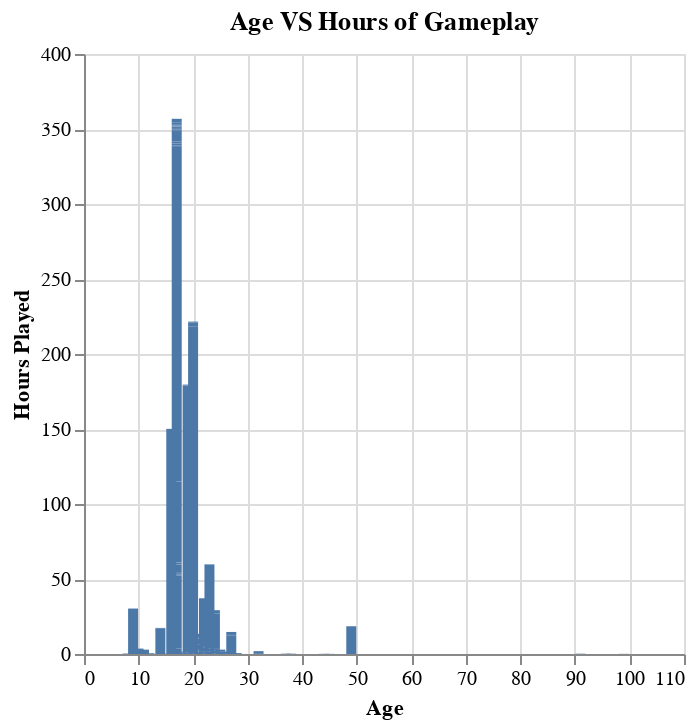

The notebook cell this image was saved under:
### Markdown cell above
**Insight Gained From Plot**: This plot gives us information about the distriution of hours spent playing minecraft based on genders. As we can see from the plot, male and female gamers shows a significant increase in hours of gameplay when comepared to others. An addidiional imput based on the data is that only a small number of individuals have played the game for over 60 hours.

### Code cell
age_vs_hours_plot = alt.Chart(players_d).mark_bar().encode(

    x=alt.X("age").title("Age"),
    y=alt.Y("played_hours").title("Hours Played"), 
).properties(
    title="Age VS Hours of Gameplay"
)
age_vs_hours_plot

### Figure 1 — Vega-Lite specification as saved in the notebook (floating-point values rounded to 4 significant figures; data arrays with more than 128 entries replaced by an {"elided": "..."} marker saying what was removed)
{"config": {"view": {"continuousWidth": 300, "continuousHeight": 300}}, "data": {"name": "data-9c097c072b4afd6f62d958c4c77c2454"}, "mark": {"type": "bar"}, "encoding": {"x": {"field": "age", "title": "Age", "type": "quantitative"}, "y": {"field": "played_hours", "title": "Hours Played", "type": "quantitative"}}, "title": "Age VS Hours of Gameplay", "$schema": "https://vega.github.io/schema/vega-lite/v5.20.1.json", "datasets": {"data-9c097c072b4afd6f62d958c4c77c2454": {"elided": "196 records"}}}
